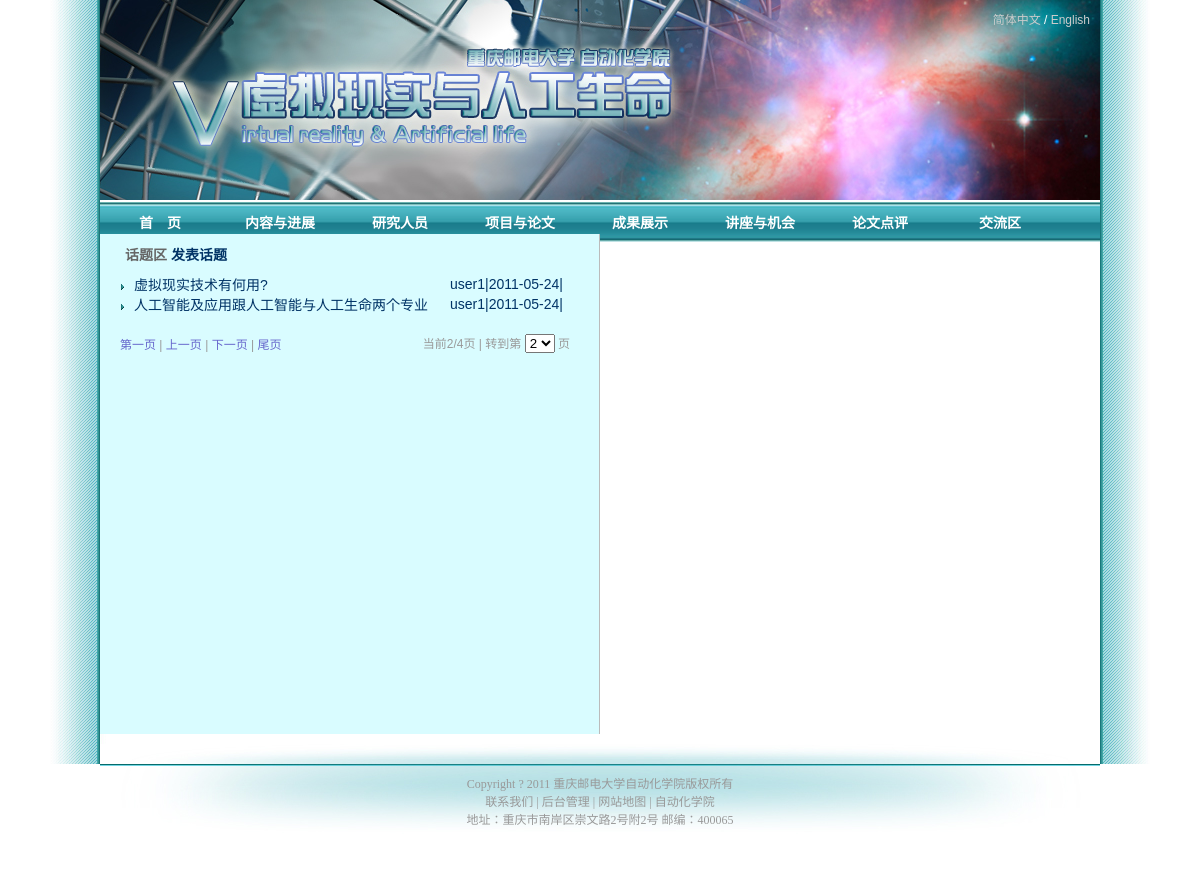
The page /bbs.php?&lan=chs&page=2 on the database its author committed.
### tables this page shows
CREATE TABLE IF NOT EXISTS `10branch` (
  `id` int(11) NOT NULL,
  `item` varchar(15) NOT NULL,
  `item_eng` varchar(40) NOT NULL,
  `desc` text NOT NULL,
  `address` varchar(50) NOT NULL,
  `visiable` int(11) NOT NULL,
  `style` int(11) NOT NULL,
  PRIMARY KEY (`item`),
  UNIQUE KEY `id` (`id`)
);

CREATE TABLE IF NOT EXISTS `40bbs` (
  `id` int(11) NOT NULL AUTO_INCREMENT,
  `subid` int(11) NOT NULL,
  `title` text NOT NULL,
  `content` text NOT NULL,
  `username` varchar(50) NOT NULL,
  `date` date NOT NULL,
  PRIMARY KEY (`id`),
  KEY `id` (`id`)
);

CREATE TABLE IF NOT EXISTS `50config` (
  `id` int(11) NOT NULL,
  `sitetitle_chs` varchar(50) NOT NULL,
  `sitetitle_eng` varchar(50) NOT NULL,
  `user_reg` int(2) NOT NULL,
  `user_log` int(2) NOT NULL,
  `user_edit` int(2) NOT NULL,
  `pgsize` int(11) NOT NULL,
  `hotsize` int(11) NOT NULL,
  `sitebanner_chs` varchar(80) NOT NULL,
  `sitebanner_eng` varchar(80) NOT NULL,
  `siteflash` varchar(50) NOT NULL,
  `fvico` varchar(50) NOT NULL,
  `connect` varchar(50) NOT NULL,
  `sitemap` varchar(50) NOT NULL,
  `lasttitle_chs` varchar(50) NOT NULL,
  `lasttitle_eng` varchar(50) NOT NULL,
  `lasturl_url` varchar(50) NOT NULL,
  `copyrt_chs` varchar(200) NOT NULL,
  `address_chs` varchar(200) NOT NULL,
  `copyrt_eng` varchar(200) NOT NULL,
  `address_eng` varchar(200) NOT NULL,
  PRIMARY KEY (`id`)
);

### bbs.php (the view, shortened to what this page needs)
<head>
<link href="images/article_view.css" rel="stylesheet" type="text/css" />
</head>
<body topmargin="0">
<table  width=100% cellpadding="0" cellspacing="0" class="bgline">
<tr><td align="center">
<?php
include_once("header.php");
?>
</td></tr>
<tr><td align="center">
<div  id="main">
<table border="0" cellpadding="0" cellspacing="0" width=100% height="500px"><tr><td >
<div class="bbs_list">
<?php
if($_GET["mode"]!=topic)
{
       echo "<div style='font-size:14px;padding:10px 0px 10px 25px; font-weight:bold; color:#666666;'>";
if($_GET[lan]==chs)
{echo "话题区";}
	   echo " <a href=bbs.php?mode=topic&lan=".$_GET["lan"].">";
if($_GET[lan]==chs)
{echo "发表话题";}
	   echo "</a></div>";
if(1)
{
    if(isset($_GET['page'])){
        $page=intval($_GET['page']);
    }
    else{
        $page = 1;
    }
	$respg=mysql_query("SELECT * FROM 50config WHERE id='1'");
	$rowspg=mysql_fetch_assoc($respg);
	$pgsize=$rowspg["pgsize"];
    $page_size=$pgsize;
    $pages="SELECT count(*) as amount FROM 40bbs WHERE subid=0";
    $result=mysql_query($pages);
    while($row=mysql_fetch_row($result)){
    $amount=$row[0];
    }
    if($amount){
        if($amount%$page_size){$page_count=(int)($amount/$page_size)+1;}
        else {$page_count=$amount / $page_size;}
    }
	if(!empty($id)){ $sql="SELECT * FROM 40bbs WHERE subid=0";  echo "bbbbbbbbb";}
    else{
        $sql="SELECT * FROM 40bbs WHERE subid=0  order by id DESC limit ".($page-1)*$page_size.",".$page_size."";}
        $res=mysql_query($sql) or die(mysql_error());
        while($row=mysql_fetch_array($res))
        {
		    echo "<table  border='0' cellpadding='0' cellspacing='0'><tr><td width=350px valign='top'>";
    		echo "<tr><td><li>";
			echo "<a href=bbs.php?id=".$row["id"]."&mode=read&lan=".$_GET["lan"]."&page=".$_GET["page"].">".mb_substr($row["title"],0,21,'utf-8')."</a></td><td><div class='date'>".$row["username"]."|".$row["date"]."|</div></li>";
			echo "</td></tr></table>";
        }
	echo "<div class=page><table width=450px border='0' cellspacing='0' cellpadding='0'>
     <tr><td width=200px>";
    if($page==1){
        echo "第一页 | 上一页 | ";
    }
    else{
        echo "<a href=bbs.php?lan=".$_GET['lan']."&page=1>第一页</a> | <a href=bbs.php?lan=".$_GET['lan']."&page=".($page-1).">上一页</a> | ";
    }
    if(($page==$page_count) || ($page_count == 0)){
        echo "下一页 | 尾页";
    }
    else{
        echo "<a href=bbs.php?&lan=".$_GET['lan']."&page=".($page+1).">下一页</a> | <a hrefbbs.php?&lan=".$_GET['lan']."&page=".$page_count.">尾页</a>";
    }
	echo "</td>";
}
 ?>
    <td >&nbsp;</td>
    <td width="200px" align="right">当前<?php echo "$page";?>/<?php echo "$page_count";?>页
                              | 转到第
                              <select name="sel_page" onChange="javascript:location=this.options[this.selectedIndex].value;">
                                <?php
       for($i = 1 ;$i <=$page_count;$i++){
     if($i==$page){
    ?>
                                <option value="bbs.php?&lan=<?php echo $_GET['lan'];?>&page=<?php echo $i;?>" selected />
                                <?php echo $i;?>
                                <?php }
     else
     { ?>
                                <option value="bbs.php?&lan=<?php echo $_GET['lan'];?>&page=<?php echo $i;?>" />
                                <?php }
        }    ?>
                              </select>
                              页</td>
  </tr>
</table>
<?php  echo "</div>";  ?>
<?php
}
?>
</div>
</td><td>
<div class="bbs_view">
</div>
</td></tr></table>
</div>
</td></tr></table>
<table  width=100% cellpadding="0" cellspacing="0">
<tr><td align="center">
<?php
include_once("footer.php");
?>
</td></tr></table>
</body>
</html>

### header.php (shortened to what this page needs)
<!DOCTYPE html PUBLIC "-//W3C//DTD XHTML 1.0 Transitional//EN" "http://www.w3.org/TR/xhtml1/DTD/xhtml1-transitional.dtd">
<html xmlns="http://www.w3.org/1999/xhtml">
<head>
<link href="images/header.css" rel="stylesheet" type="text/css" />
</head>
<body>
<?php
if($_GET[lan]==chs)
{
	echo"
	<div class='banner_chs'>
	<div class='language'>
	<a href='index.php?lan=chs'>
	简体中文
	</a>
	/
	<a href='index.php?lan=eng'>
	English
	</a>
	</div>
	";
}
?>
</div>
<table cellpadding="0" cellspacing="0" border="0"><tr><td class="navi">
<ul>
<li><a href="index.php<?php echo "?lan=$_GET[lan]"    ?>">
<?php
if($_GET[lan]==chs)
{echo "首　页";}
?>
</a></li>
<li>
<?php
$res=mysql_query("SELECT * FROM 10branch ORDER BY id");
while($rows=mysql_fetch_assoc($res))
    if(($rows["visiable"])&&($rows["id"]!=0)&&($rows["id"]<=70))
    {
if($_GET[lan]==chs)
    	{
    	echo "<a href=article_view.php?id=main&itm_id=".$rows["id"]."&lan=$_GET[lan]>".$rows["item"]."</a>";
    	}
    }
?></li>
</ul>
</td></tr></table>
</body>
</html>

### footer.php (shortened to what this page needs)
<!DOCTYPE html PUBLIC "-//W3C//DTD XHTML 1.0 Transitional//EN" "http://www.w3.org/TR/xhtml1/DTD/xhtml1-transitional.dtd">
<html xmlns="http://www.w3.org/1999/xhtml">
<head>
<link href="images/header.css" rel="stylesheet" type="text/css" />
<body>
<div  class="footer">
<?php
$res=mysql_query("SELECT * FROM 50config WHERE id='1' ");
$rows=mysql_fetch_assoc($res);
if($_GET[lan]==chs)
{echo $rows["copyrt_chs"]."<br/> ";}
echo "<a href='mailto:".$rows["connect"]."'>";
if($_GET[lan]==chs)
{echo "联系我们";}
echo "</a> |
<a href='admin/admin.php'>";
if($_GET[lan]==chs)
{echo "后台管理";}
echo "</a> |
<a href='sitemap.php?lan=".$_GET[lan]."'>";
if($_GET[lan]==chs)
{echo "网站地图";}
echo "</a> |
<a href='".$rows["lasturl_url"]."'>";
if($_GET[lan]==chs)
{echo $rows["lasttitle_chs"];}
echo "</a> <br/>";
if($_GET[lan]==chs)
{echo $rows["address_chs"]."<br/>";}
echo "</div>";
?>
</body>
</html>

### images/article_view.css (style rules this page uses)
.bgline { background-image: url(bgline2.jpg); background-repeat: repeat-y; background-position: center; }
html { overflow: -moz-scrollbars-vertical; }
#main { position: relative; left: 5px; width: 1010px; height: 100%; margin-right: auto; margin-left: auto; padding-bottom: 20px; font-family: Arial, Helvetica, sans-serif; }
.bbs_list .page { margin:20px; }
.bbs_list .page td { color:#999999; font-size:12px; }
.bbs_list .page td a { color:#6666CC; font-size:12px; text-decoration:none; }
.bbs_list { width: 499px; height: 100%; background-color: #D9FCFF; border-right: #BBBBBB 1px solid; }
.bbs_list li { margin-left: 20px; list-style-image: url(li2.gif); }
.bbs_list .date { color: #003366; font-size: 14px; text-decoration: none; float: right; margin-right: 20px; }
.bbs_list a { color: #003366; font-size: 14px; text-decoration: none; }
.bbs_view { width: 500px; height: 100%; position: relative; left: -5px; background-color: #FFFFFF; }

### images/header.css (style rules this page uses)
.banner_chs { height:200px; width:1000px; background:url(banner_chs.jpg); }
.banner_chs .language { color:#FFFFFF; float:right; font-size:12px; text-decoration:none; padding:10px; font-family:Arial, Helvetica, sans-serif; }
.banner_chs .language a { color:#CCCCCC; font-size:12px; text-decoration:none; }
.navi { height:40px; width:1000px; background:url(bg-navi.jpg) repeat-x center; font-family:Arial, Helvetica, sans-serif; }
.navi ul { list-style-type:none; display:inline; font-size:14px; font-weight:bold; }
.navi ul li { float:left; text-align:center; }
.navi ul li a { padding:12px 0px 12px 0px; margin:0px 10px 0px 10px; display:inline-block; width:100px; color:#FFFFFF; text-decoration:none; }
.footer { width:1000px; height:90px; background:url(footer.jpg); background-repeat:no-repeat; position:relative; top:-20px; padding-top:30px; font-size:12px; color:#999999; text-decoration:none; font-family:"Times New Roman", Times, serif; }
.footer a { color:#999999; text-decoration:none; }

### rows shown on the page
10branch: item "内容与进展"
10branch: item "研究人员"
10branch: item "项目与论文"
10branch: item "成果展示"
10branch: item "讲座与机会"
10branch: item "论文点评"
10branch: item "交流区"
40bbs: title "虚拟现实技术有何用?", username "user1", date "2011-05-24"
40bbs: title "人工智能及应用跟人工智能与人工生命两个专业", username "user1", date "2011-05-24"
50config: copyrt_chs "Copyright ? 2011 重庆邮电大学自动化学院版权所有", lasttitle_chs "自动化学院", address_chs "地址：重庆市南岸区崇文路2号附2号 邮编：400065"

### other values the page prints
$page "2"
$page_count "4"
form field sel_page "2"
